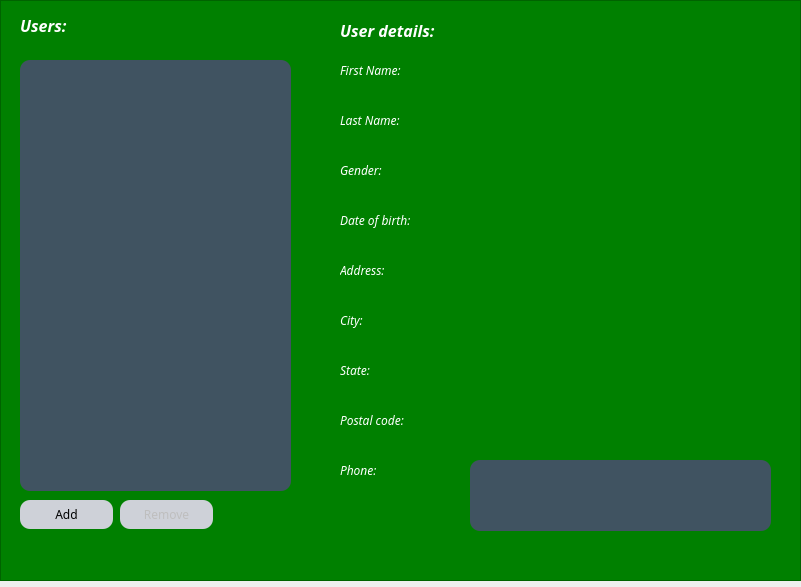
<?xml version="1.0" encoding="UTF-8"?>
<ui version="4.0">
 <class>MainWindow</class>
 <widget class="QMainWindow" name="MainWindow">
  <property name="geometry">
   <rect>
    <x>0</x>
    <y>0</y>
    <width>801</width>
    <height>587</height>
   </rect>
  </property>
  <property name="sizePolicy">
   <sizepolicy hsizetype="Preferred" vsizetype="Preferred">
    <horstretch>0</horstretch>
    <verstretch>0</verstretch>
   </sizepolicy>
  </property>
  <property name="windowTitle">
   <string>Simple user editor</string>
  </property>
  <property name="styleSheet">
   <string notr="true">*{
font-family: Century Gothic, sans-serif;
}
QFrame{
background-color:green;
}
QListWidget{
color:#8d98a1;
background-color:#405361;
font-size:18px;
border-style:outset;
border-radius:10px;
}
QLabel{
background:rgba(85,179,255,0);
color:white;
font-style:italic bold;
}
QPushButton{
background:#ced1d8;
border-style:outset;
border-radius:10px;
}
QPushButton:pressed{
background-color:rgb(224,0,0);
border-style:inset;
}</string>
  </property>
  <widget class="QWidget" name="centralwidget">
   <widget class="QLabel" name="label">
    <property name="geometry">
     <rect>
      <x>20</x>
      <y>10</y>
      <width>61</width>
      <height>31</height>
     </rect>
    </property>
    <property name="font">
     <font>
      <family>Century Gothic</family>
      <pointsize>12</pointsize>
      <italic>true</italic>
      <bold>true</bold>
     </font>
    </property>
    <property name="text">
     <string>Users:</string>
    </property>
   </widget>
   <widget class="QListWidget" name="widget_users">
    <property name="geometry">
     <rect>
      <x>20</x>
      <y>60</y>
      <width>271</width>
      <height>431</height>
     </rect>
    </property>
   </widget>
   <widget class="QPushButton" name="add_button">
    <property name="geometry">
     <rect>
      <x>20</x>
      <y>500</y>
      <width>93</width>
      <height>29</height>
     </rect>
    </property>
    <property name="text">
     <string>Add</string>
    </property>
   </widget>
   <widget class="QPushButton" name="remove_button">
    <property name="enabled">
     <bool>false</bool>
    </property>
    <property name="geometry">
     <rect>
      <x>120</x>
      <y>500</y>
      <width>93</width>
      <height>29</height>
     </rect>
    </property>
    <property name="text">
     <string>Remove</string>
    </property>
   </widget>
   <widget class="QLabel" name="label_2">
    <property name="geometry">
     <rect>
      <x>340</x>
      <y>20</y>
      <width>131</width>
      <height>20</height>
     </rect>
    </property>
    <property name="font">
     <font>
      <family>Century Gothic</family>
      <pointsize>12</pointsize>
      <italic>true</italic>
      <bold>true</bold>
     </font>
    </property>
    <property name="text">
     <string>User details:</string>
    </property>
   </widget>
   <widget class="QLabel" name="label_3">
    <property name="geometry">
     <rect>
      <x>340</x>
      <y>60</y>
      <width>81</width>
      <height>20</height>
     </rect>
    </property>
    <property name="text">
     <string>First Name:</string>
    </property>
   </widget>
   <widget class="QLabel" name="label_4">
    <property name="geometry">
     <rect>
      <x>340</x>
      <y>110</y>
      <width>81</width>
      <height>20</height>
     </rect>
    </property>
    <property name="text">
     <string>Last Name:</string>
    </property>
   </widget>
   <widget class="QLabel" name="label_5">
    <property name="geometry">
     <rect>
      <x>340</x>
      <y>160</y>
      <width>63</width>
      <height>20</height>
     </rect>
    </property>
    <property name="text">
     <string>Gender:</string>
    </property>
   </widget>
   <widget class="QLabel" name="label_6">
    <property name="geometry">
     <rect>
      <x>340</x>
      <y>210</y>
      <width>101</width>
      <height>20</height>
     </rect>
    </property>
    <property name="text">
     <string>Date of birth:</string>
    </property>
   </widget>
   <widget class="QLabel" name="label_7">
    <property name="geometry">
     <rect>
      <x>340</x>
      <y>260</y>
      <width>63</width>
      <height>20</height>
     </rect>
    </property>
    <property name="text">
     <string>Address:</string>
    </property>
   </widget>
   <widget class="QLabel" name="label_8">
    <property name="geometry">
     <rect>
      <x>340</x>
      <y>310</y>
      <width>63</width>
      <height>20</height>
     </rect>
    </property>
    <property name="text">
     <string>City:</string>
    </property>
   </widget>
   <widget class="QLabel" name="label_9">
    <property name="geometry">
     <rect>
      <x>340</x>
      <y>360</y>
      <width>63</width>
      <height>20</height>
     </rect>
    </property>
    <property name="text">
     <string>State:</string>
    </property>
   </widget>
   <widget class="QLabel" name="label_10">
    <property name="geometry">
     <rect>
      <x>340</x>
      <y>410</y>
      <width>91</width>
      <height>20</height>
     </rect>
    </property>
    <property name="text">
     <string>Postal code:</string>
    </property>
   </widget>
   <widget class="QLabel" name="label_11">
    <property name="geometry">
     <rect>
      <x>340</x>
      <y>460</y>
      <width>63</width>
      <height>20</height>
     </rect>
    </property>
    <property name="text">
     <string>Phone:</string>
    </property>
   </widget>
   <widget class="QLabel" name="label_1name">
    <property name="geometry">
     <rect>
      <x>470</x>
      <y>60</y>
      <width>321</width>
      <height>20</height>
     </rect>
    </property>
    <property name="text">
     <string/>
    </property>
   </widget>
   <widget class="QLabel" name="label_city">
    <property name="geometry">
     <rect>
      <x>470</x>
      <y>310</y>
      <width>321</width>
      <height>20</height>
     </rect>
    </property>
    <property name="text">
     <string/>
    </property>
   </widget>
   <widget class="QLabel" name="label_state">
    <property name="geometry">
     <rect>
      <x>470</x>
      <y>360</y>
      <width>321</width>
      <height>20</height>
     </rect>
    </property>
    <property name="text">
     <string/>
    </property>
   </widget>
   <widget class="QLabel" name="label_birth">
    <property name="geometry">
     <rect>
      <x>470</x>
      <y>210</y>
      <width>321</width>
      <height>20</height>
     </rect>
    </property>
    <property name="text">
     <string/>
    </property>
   </widget>
   <widget class="QLabel" name="label_postcode">
    <property name="geometry">
     <rect>
      <x>470</x>
      <y>410</y>
      <width>321</width>
      <height>20</height>
     </rect>
    </property>
    <property name="text">
     <string/>
    </property>
   </widget>
   <widget class="QLabel" name="label_2name">
    <property name="geometry">
     <rect>
      <x>470</x>
      <y>110</y>
      <width>321</width>
      <height>20</height>
     </rect>
    </property>
    <property name="text">
     <string/>
    </property>
   </widget>
   <widget class="QLabel" name="label_address">
    <property name="geometry">
     <rect>
      <x>470</x>
      <y>260</y>
      <width>321</width>
      <height>20</height>
     </rect>
    </property>
    <property name="text">
     <string/>
    </property>
   </widget>
   <widget class="QLabel" name="label_gender">
    <property name="geometry">
     <rect>
      <x>470</x>
      <y>160</y>
      <width>321</width>
      <height>20</height>
     </rect>
    </property>
    <property name="text">
     <string/>
    </property>
   </widget>
   <widget class="QListWidget" name="widget_phones">
    <property name="geometry">
     <rect>
      <x>470</x>
      <y>460</y>
      <width>301</width>
      <height>71</height>
     </rect>
    </property>
   </widget>
   <widget class="QFrame" name="frame">
    <property name="geometry">
     <rect>
      <x>0</x>
      <y>0</y>
      <width>801</width>
      <height>581</height>
     </rect>
    </property>
    <property name="styleSheet">
     <string notr="true">*{
font-family: Century Gothic, sans-serif;
}

QLineEdit{
color:#8d98a1;
background-color:#405361;
font-size:18px;
border-style:outset;
border-radius:10px;
}
QLabel{
background:rgba(85,179,255,0);
color:white;
font-style:italic bold;
}
QDateEdit{
color:#8d98a1;
background-color:#405361;
font-size:18px;
border-style:outset;
border-radius:10px;
}
QComboBox{
color:#8d98a1;
background-color:#405361;
font-size:18px;
border-style:outset;
border-radius:10px;
}</string>
    </property>
    <property name="frameShape">
     <enum>QFrame::StyledPanel</enum>
    </property>
    <property name="frameShadow">
     <enum>QFrame::Raised</enum>
    </property>
   </widget>
   <zorder>frame</zorder>
   <zorder>label</zorder>
   <zorder>widget_users</zorder>
   <zorder>add_button</zorder>
   <zorder>remove_button</zorder>
   <zorder>label_2</zorder>
   <zorder>label_3</zorder>
   <zorder>label_4</zorder>
   <zorder>label_5</zorder>
   <zorder>label_6</zorder>
   <zorder>label_7</zorder>
   <zorder>label_8</zorder>
   <zorder>label_9</zorder>
   <zorder>label_10</zorder>
   <zorder>label_11</zorder>
   <zorder>label_1name</zorder>
   <zorder>label_city</zorder>
   <zorder>label_state</zorder>
   <zorder>label_birth</zorder>
   <zorder>label_postcode</zorder>
   <zorder>label_2name</zorder>
   <zorder>label_address</zorder>
   <zorder>label_gender</zorder>
   <zorder>widget_phones</zorder>
  </widget>
  <widget class="QMenuBar" name="menubar">
   <property name="geometry">
    <rect>
     <x>0</x>
     <y>0</y>
     <width>801</width>
     <height>24</height>
    </rect>
   </property>
  </widget>
 </widget>
 <resources/>
 <connections/>
</ui>
